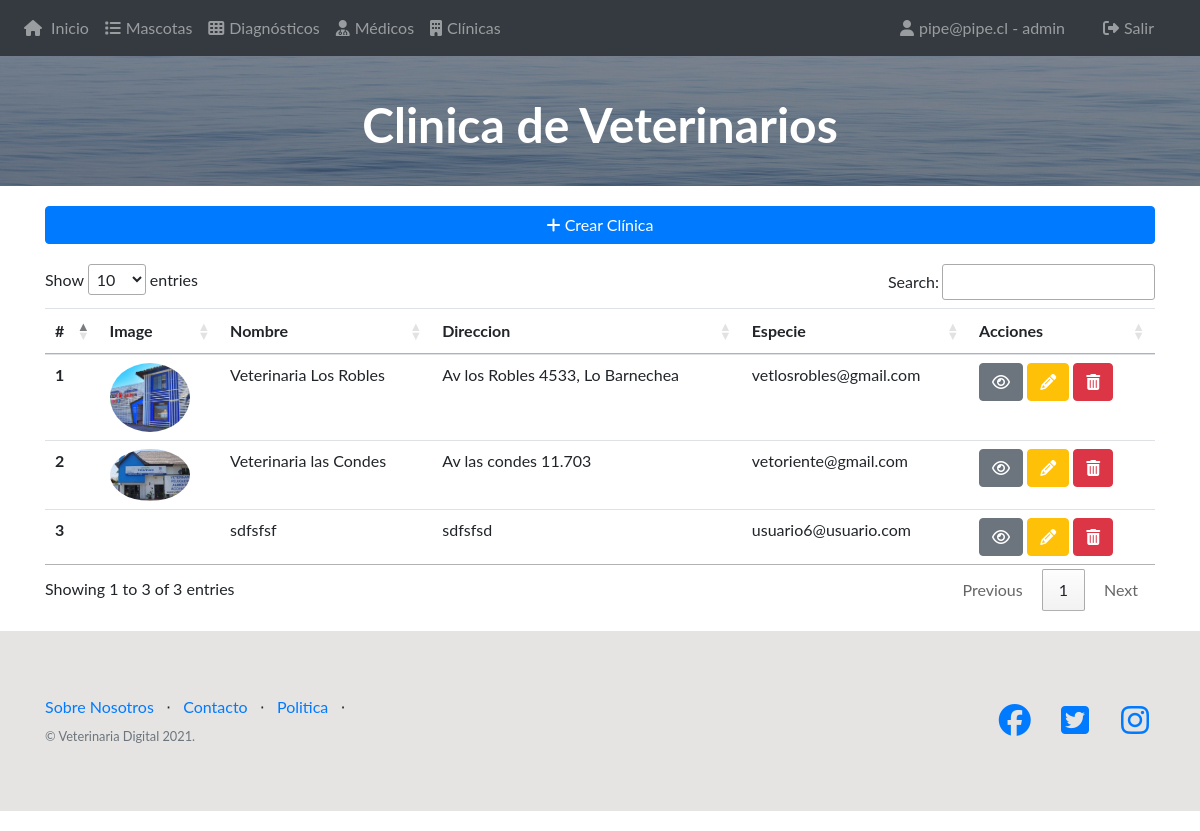
Page /clinica/listado (signed in) on the earlier database version.
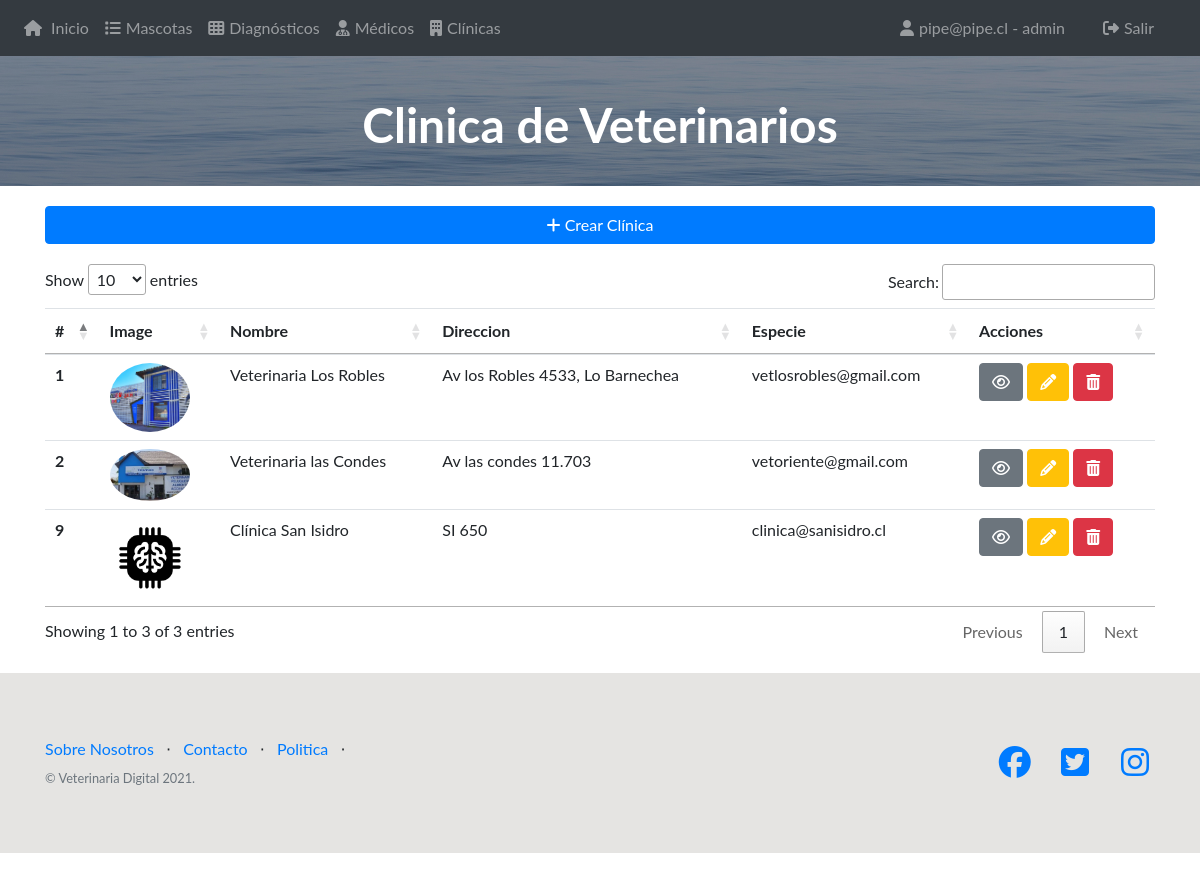
Same page on the later database version.
### vet/models.py (models this page shows, shortened)
class Clinica(models.Model):
    nombre = models.CharField(max_length=50)
    direccion = models.TextField()
    email = models.EmailField(max_length=50)
    fono = models.CharField(max_length=15)
    profile_pic = models.ImageField(upload_to='clinica_profile', blank=True)
    created_at = models.DateTimeField(auto_now_add=True)

### vet/views/views.py (the view)
# urls.py: path('clinica/listado', views.clinicaListado, name="clinica-list"),
def clinicaListado(request):
    clinicas = Clinica.objects.all()
    if not request.user.is_authenticated:
        return redirect('/accounts/login/')
    print("USUARIO:", request.user.rol)
    return render(request, 'clinicas/listado.html', {"clinicas":clinicas})

### vet/templates/clinicas/listado.html (shortened to what this page needs)
{% extends "base.html" %}
{% block content %}
<body>
    <header class="masthead text-white text-center hola" style="padding: 40px;">
        <div class="overlay"></div>
        <div class="container" style="height: 50px;">
            <div class="row">
                <div class="col-xl-9 mx-auto">
                    <h1 class="mb-5">Clinica de Veterinarios</h1>
                </div>
            </div>
        </div>
    </header>
    <div class="container" style="margin-top: 20px">
        {% if user.rol == 'admin' %}
        <a class="btn btn-block btn-primary" href="{% url 'vet:clinica-crear'  %}"><i class="fa fa-plus"></i> Crear
            Clínica</a>
        {% endif %}
    </div>
    <div class="container" style="margin-top: 20px">
        <table class="table" id="clinicaTable">
            <thead>
                <tr>
                    <th scope="col">#</th>
                    <th scope="col">Image</th>
                    <th scope="col">Nombre</th>
                    <th scope="col">Direccion</th>
                    <th scope="col">Especie</th>
                    <th scope="col">Acciones</th>
                </tr>
            </thead>
            <tbody>
                {% for clinica in clinicas %}
                <tr>
                    <th scope="row">{{ clinica.id }}</th>
                    {% if clinica.profile_pic %}
                    <td><img src="{{clinica.profile_pic.url}}" width="80" height="80"  alt="" class="img-fluid radio"></td>
                    {% else %}
                    <td></td>
                    {% endif %}
                    <td>{{ clinica.nombre }}</td>
                    <td>{{ clinica.direccion }}</td>
                    <td>{{ clinica.email }}</td>
                    <td>
                        <a class="btn btn-secondary" href="{% url 'vet:clinica-detalle' clinica.id %}"><i class="fa fa-eye"></i></a>
                        <a class="btn btn-warning" href="{% url 'vet:clinica-editar' clinica.id %}"><i class="fa fa-pencil" style="color: white;"></i></a>
                        <a class="btn btn-danger" href="{% url 'vet:clinica-eliminar' clinica.id %}"><i class="fa fa-trash" style="color: white;"></i></a>
                    </td>
                </tr>
                {% endfor %}
            </tbody>
        </table>
    </div>
</body>
{% endblock %}

Differences in the rows shown:
removed Clinica: id "3", nombre "sdfsfsf", direccion "sdfsfsd", email "usuario6@usuario.com"
added Clinica: id "9", profile_pic (picture), nombre "Clínica San Isidro", direccion "SI 650", email "clinica@sanisidro.cl"
